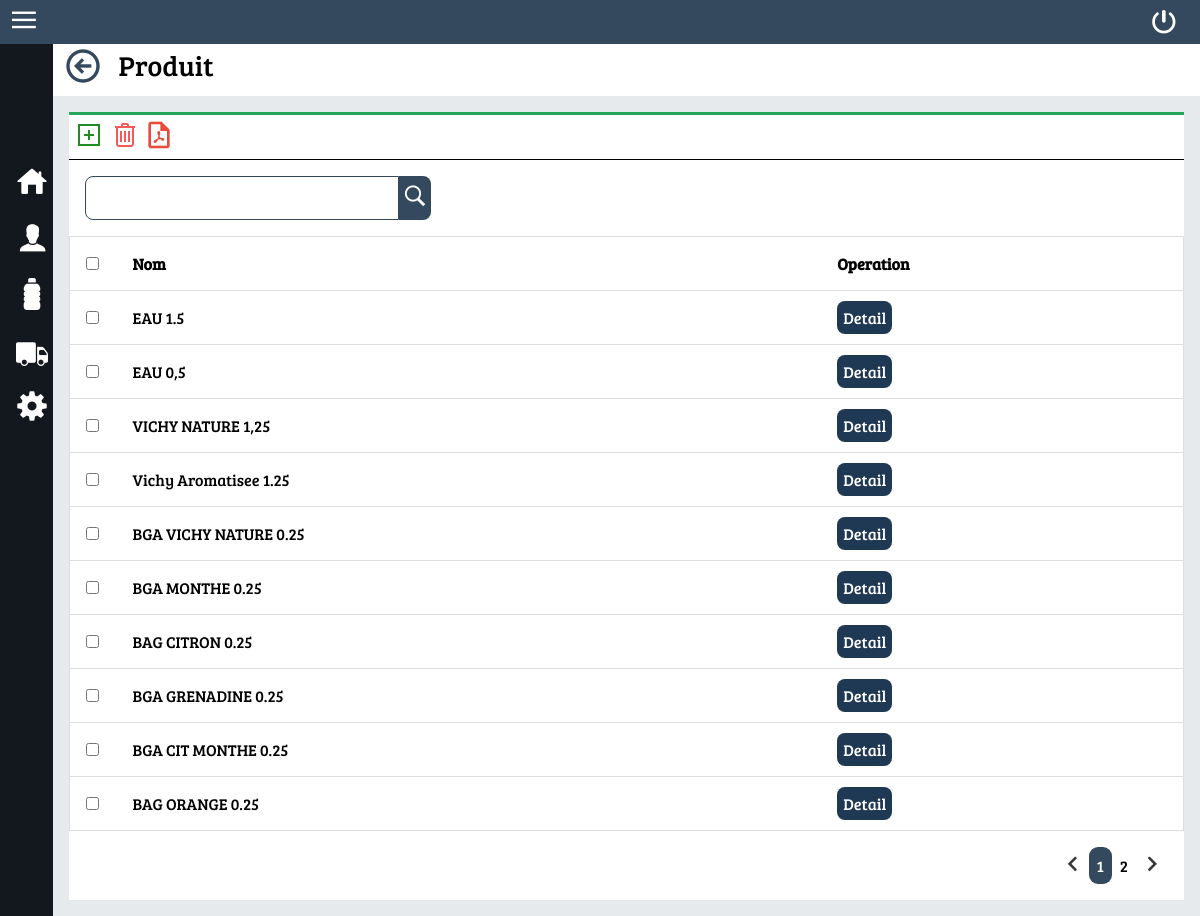
Screenshot of /Produit.php (signed in) with the database file from the repository.
### tables this page shows
CREATE TABLE `produit` (
  `id_produit` int(25) NOT NULL,
  `id_produit_marge` int(25) DEFAULT NULL,
  `nom` varchar(25) DEFAULT NULL
);

### php/database.inc (called while the page is built, shortened)
<?php
class database{
  public $connection;
  public function __construct()
  {
    $this->connection=mysqli_connect("localhost","root","","moza");
    $this->connection->set_charset("utf8");
  }
  public function query($sql)
  {
    $result=mysqli_query($this->connection,$sql);
    return $result;
  }
}

### php/Produit.inc (called while the page is built, shortened)
<?php
class Produit {
 public function __construct ( $id , $nom , $list_prix) {
  $this->id = $id;
  $this->nom = $nom;
 }
}

### Produit.php (the view, shortened to what this page needs)
<!DOCTYPE html>
<?php
include 'php/Standard.php';
require 'php/database.inc';
require 'php/Produit.inc';
$database=new database();
require 'php/VerifierUser.php';
$where="";
if(isset($_GET['page'])){ $page=$_GET['page'];}else{$page=1;}
$debut=$page*10-10;
$sql="select * from produit $where";
$result=$database->query($sql." limit $debut ,10 ");
$listproduit=array();
while ($row=mysqli_fetch_assoc($result)) {
  $listproduit[]=new Produit($row["id_produit"],$row["nom"],"");
}
?>
<html lang="en" dir="ltr">
  <head>
  </head>
  <body>
    <div class="page">
      <div class="detail">
        <div class="titre_bar">
          <label for="" class="titre_bar_label">
            <a href="index.php"><img src="img/icon/back_bleu_40px.png" alt=""></a>
            Produit
          </label>
        </div>
        <div class="table">
          <form class="" action="Produit.php" method="post">
          <div class="bartable">
              <a href="ProduitControle.php"><img src="img/icon/add32pxgreen.png" alt=""></a>
              <button type="submit" class="btn_remove_all" name="button"><img src="img/icon/remove32px.png" alt=""></button>
              <a href="BonProduitPDF.php"><img src="img/icon/pdf32px.png" alt=""></a>
          </div>
          <div class="divtable">
            <div class="barrecherche">
              <input type="text" name="rech" value="">
              <button type="submit"><img src="img/icon/search24pxwhite.png"></button>
            </div>
            <table class="infotable">
              <thead>
                <tr>
                  <th width="15"><input type="checkbox" id="checkbox_all" onclick="SelecteAll()" name=""></th>
                  <th>Nom</th>
                  <th>Operation</th>
                </tr>
              </thead>
              <tbody>
                <?php foreach ($listproduit as $key => $value): ?>
                  <tr>
                    <td><input type="checkbox" class="remove_list" value="<?php echo $value->id; ?>" name="Delete[]"/></td>
                    <td><?php echo $value->nom; ?></td>
                    <td>
                      <a href="ProduitControle.php?idproduit=<?php echo $value->id; ?>" class="produitbtn produitbtnedit">
                        Detail
                      </a>
                    </td>
                  </tr>
                <?php endforeach; ?>
              </tbody>
            </table>
            <div class="tableinfo">
              <ul class="listinfo">
              </ul>
            </div>
          </div>
          </form>
        </div>
      </div>
    </div>
  </body>
</html>

### css/standard.css (style rules this page uses)
:root { --colorbleu:#34495e; }
* { margin: 0px; padding: 0px; font-family:'Bree Serif' , sans-serif; }
html { height: 100%; }
body { height: 100%; background-color: #e7eaec; }
.page { display: flex; justify-content: flex-start; min-height: 100%; width: 100%; }
.detail { width: inherit; height: 100%; }
.titre_bar { background-color: white; padding: 2px; }
.titre_bar_label { display: grid; grid-template-columns: 48px auto; grid-column-gap: 8px; font-size: 28px; margin-left: 8px; }
.barrecherche { display: flex; }
.btn_remove_all { cursor: pointer; border: none; background: none; }
.barrecherche input { border: 1px solid var(--colorbleu); font-size: 22px; width: 300px; padding: 6px; border-radius: 8px 0px 0px 8px; }
.barrecherche button { background-color: var(--colorbleu); border:0; padding: 4px; border-radius: 0px 8px 8px 0px; }
.table { border-top: 3px solid #26A65B; margin:16px; margin-top :16px; background-color: white; }
.bartable { padding: 4px; border-bottom: 1px solid black; }
.barrecherche { padding: 16px; }
.infotable { border-collapse: collapse; text-align: left; width: 100%; }
.infotable td,.infotable th { padding: 16px; }
.infotable tr { border-collapse: collapse; border: 1px solid #ddd; }
.produitbtn { color: white; text-decoration: none; padding: 6px; border-radius: 8px; width: 40px; margin-right: 8px; cursor: pointer; }
.produitbtnedit { background-color: #1f3853; }
.tableinfo { padding: 16px; display: flex; justify-content: flex-end; }
.tableinfo ul { list-style: none; display: flex; }

### css/navbar.css (style rules this page uses)
.navbar { display: flex; justify-content: space-between; background-color: #34495e; }
.navbarbtnmenu { padding:8px; margin-left: 4px; width: 32px; cursor: pointer; }
.navbarbtnexit { background: none; border: none; }
.btnmenu { margin-top: 10px; margin-right: 24px; }

### css/sidebar.css (style rules this page uses)
.sidebar { background-color: #12181E; width: 55px; transition: .1s; overflow: hidden; display: block; }
.sidebarlogo { color: white; text-align: center; font-size: 14px; height: 50px; }
.sidebarlistitem { height: auto; display: grid; }
.sidebaritem { text-decoration: none; color: white; font-size: 22px; padding: 4px; }
.sidebaritem div { padding: 8px; display: grid; border-left: 4px solid #12181E; grid-template-columns: 48px auto; }

### rows the page displays
produit: nom "EAU 1.5"
produit: nom "EAU 0,5"
produit: nom "VICHY NATURE 1,25"
produit: nom "Vichy Aromatisee 1.25"
produit: nom "BGA VICHY NATURE 0.25"
produit: nom "BGA MONTHE 0.25"
produit: nom "BAG CITRON 0.25"
produit: nom "BGA GRENADINE 0.25"
produit: nom "BGA CIT MONTHE 0.25"
produit: nom "BAG ORANGE 0.25"

### other values shown
$id "1 2"
